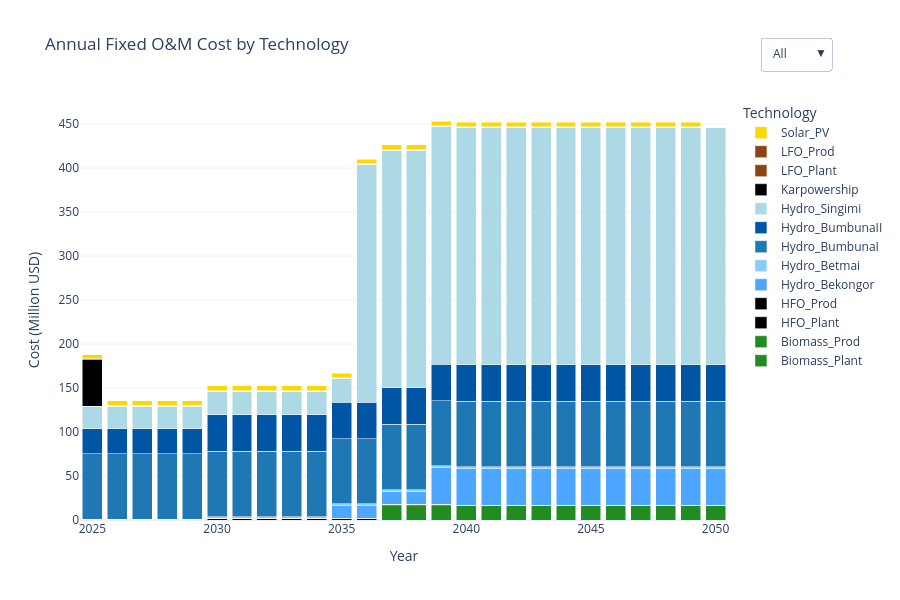

The code cell stored with this chart in its notebook:
### Markdown cell above
### Annual Fixed Costs by Technology

### Code cell
import pandas as pd
import plotly.graph_objects as go

# === Load color mapping ===
with open("tech_colors.json") as f:
    tech_colors = json.load(f)

# === Load and prepare data ===
df_fixed = pd.read_csv(res_dir / "AnnualFixedOperatingCost.csv")
df_fixed.rename(columns={"y": "YEAR", "t": "TECHNOLOGY", "AnnualFixedOperatingCost": "VALUE"}, inplace=True)

# Pivot for bar plotting
df_pivot = df_fixed.pivot_table(index="YEAR", columns="TECHNOLOGY", values="VALUE", aggfunc="sum")
years = df_pivot.index.tolist()

# === Build stacked bar chart ===
fig = go.Figure()

for tech in df_pivot.columns:
    fig.add_trace(go.Bar(
        x=years,
        y=df_pivot[tech].fillna(0),
        name=tech,
        marker=dict(color=tech_colors.get(tech, "#D3D3D3")),  # fallback to light gray
        hovertemplate=f"{tech}<br>Year: %{{x}}<br>Fixed Cost: %{{y:.2f}} Million USD"
    ))

# === Layout ===
fig.update_layout(
    title="Annual Fixed O&M Cost by Technology",
    xaxis_title="Year",
    yaxis_title="Cost (Million USD)",
    barmode='stack',
    template="plotly_white",
    height=600,
    legend_title="Technology",
    hovermode="x unified",
    updatemenus=[
        {
            "buttons": [
                {"label": "All", "method": "update", "args": [{"visible": [True] * len(df_pivot.columns)}]},
                {"label": "None", "method": "update", "args": [{"visible": [False] * len(df_pivot.columns)}]},
            ],
            "direction": "down",
            "x": 1.05,
            "xanchor": "left",
            "y": 1.15,
            "yanchor": "top"
        }
    ]
)

# Show the figure
try:
    fig.show()
except ValueError:
    print("🔁 Fallback to browser due to rendering issue.")
    fig.show(renderer="browser")

### Figure 1 — Plotly figure (JSON) as saved in the notebook; plotly's stock layout.template omitted (floating-point values rounded to 4 significant figures)
{"data": [{"hovertemplate": "Biomass_Plant<br>Year: %{x}<br>Fixed Cost: %{y:.2f} Million USD", "marker": {"color": "#228B22"}, "name": "Biomass_Plant", "type": "bar", "x": [2025, 2026, 2027, 2028, 2029, 2030, 2031, 2032, 2033, 2034, 2035, 2036, 2037, 2038, 2039, 2040, 2041, 2042, 2043, 2044, 2045, 2046, 2047, 2048, 2049, 2050], "y": [0.0, 0.0, 0.0, 0.0, 0.0, 0.0, 0.0, 0.0, 0.0, 0.0, 0.0, 0.0, 16.12, 16.12, 16.12, 16.12, 16.12, 16.12, 16.12, 16.12, 16.12, 16.12, 16.12, 16.12, 16.12, 16.12]}, {"hovertemplate": "Biomass_Prod<br>Year: %{x}<br>Fixed Cost: %{y:.2f} Million USD", "marker": {"color": "#228B22"}, "name": "Biomass_Prod", "type": "bar", "x": [2025, 2026, 2027, 2028, 2029, 2030, 2031, 2032, 2033, 2034, 2035, 2036, 2037, 2038, 2039, 2040, 2041, 2042, 2043, 2044, 2045, 2046, 2047, 2048, 2049, 2050], "y": [0.0, 0.0, 0.0, 0.0, 0.0, 0.0, 0.0, 0.0, 0.0, 0.0, 0.0, 0.0, 0.0, 0.0, 0.0, 0.0, 0.0, 0.0, 0.0, 0.0, 0.0, 0.0, 0.0, 0.0, 0.0, 0.0]}, {"hovertemplate": "HFO_Plant<br>Year: %{x}<br>Fixed Cost: %{y:.2f} Million USD", "marker": {"color": "#000000"}, "name": "HFO_Plant", "type": "bar", "x": [2025, 2026, 2027, 2028, 2029, 2030, 2031, 2032, 2033, 2034, 2035, 2036, 2037, 2038, 2039, 2040, 2041, 2042, 2043, 2044, 2045, 2046, 2047, 2048, 2049, 2050], "y": [1.082, 1.082, 1.082, 1.082, 1.082, 1.896, 1.896, 1.896, 1.896, 1.896, 1.896, 1.896, 1.896, 1.896, 1.896, 0.8145, 0.8145, 0.8145, 0.8145, 0.8145, 0.8145, 0.8145, 0.8145, 0.8145, 0.8145, 0.8145]}, {"hovertemplate": "HFO_Prod<br>Year: %{x}<br>Fixed Cost: %{y:.2f} Million USD", "marker": {"color": "#000000"}, "name": "HFO_Prod", "type": "bar", "x": [2025, 2026, 2027, 2028, 2029, 2030, 2031, 2032, 2033, 2034, 2035, 2036, 2037, 2038, 2039, 2040, 2041, 2042, 2043, 2044, 2045, 2046, 2047, 2048, 2049, 2050], "y": [0.0, 0.0, 0.0, 0.0, 0.0, 0.0, 0.0, 0.0, 0.0, 0.0, 0.0, 0.0, 0.0, 0.0, 0.0, 0.0, 0.0, 0.0, 0.0, 0.0, 0.0, 0.0, 0.0, 0.0, 0.0, 0.0]}, {"hovertemplate": "Hydro_Bekongor<br>Year: %{x}<br>Fixed Cost: %{y:.2f} Million USD", "marker": {"color": "#4da6ff"}, "name": "Hydro_Bekongor", "type": "bar", "x": [2025, 2026, 2027, 2028, 2029, 2030, 2031, 2032, 2033, 2034, 2035, 2036, 2037, 2038, 2039, 2040, 2041, 2042, 2043, 2044, 2045, 2046, 2047, 2048, 2049, 2050], "y": [0.0, 0.0, 0.0, 0.0, 0.0, 0.0, 0.0, 0.0, 0.0, 0.0, 14.4, 14.4, 14.4, 14.4, 41.49, 41.49, 41.49, 41.49, 41.49, 41.49, 41.49, 41.49, 41.49, 41.49, 41.49, 41.49]}, {"hovertemplate": "Hydro_Betmai<br>Year: %{x}<br>Fixed Cost: %{y:.2f} Million USD", "marker": {"color": "#87CEFA"}, "name": "Hydro_Betmai", "type": "bar", "x": [2025, 2026, 2027, 2028, 2029, 2030, 2031, 2032, 2033, 2034, 2035, 2036, 2037, 2038, 2039, 2040, 2041, 2042, 2043, 2044, 2045, 2046, 2047, 2048, 2049, 2050], "y": [0.0, 0.0, 0.0, 0.0, 0.0, 2.025, 2.025, 2.025, 2.025, 2.025, 2.025, 2.025, 2.025, 2.025, 2.025, 2.025, 2.025, 2.025, 2.025, 2.025, 2.025, 2.025, 2.025, 2.025, 2.025, 2.025]}, {"hovertemplate": "Hydro_BumbunaI<br>Year: %{x}<br>Fixed Cost: %{y:.2f} Million USD", "marker": {"color": "#1f77b4"}, "name": "Hydro_BumbunaI", "type": "bar", "x": [2025, 2026, 2027, 2028, 2029, 2030, 2031, 2032, 2033, 2034, 2035, 2036, 2037, 2038, 2039, 2040, 2041, 2042, 2043, 2044, 2045, 2046, 2047, 2048, 2049, 2050], "y": [74.25, 74.25, 74.25, 74.25, 74.25, 74.25, 74.25, 74.25, 74.25, 74.25, 74.25, 74.25, 74.25, 74.25, 74.25, 74.25, 74.25, 74.25, 74.25, 74.25, 74.25, 74.25, 74.25, 74.25, 74.25, 74.25]}, {"hovertemplate": "Hydro_BumbunaII<br>Year: %{x}<br>Fixed Cost: %{y:.2f} Million USD", "marker": {"color": "#0055A4"}, "name": "Hydro_BumbunaII", "type": "bar", "x": [2025, 2026, 2027, 2028, 2029, 2030, 2031, 2032, 2033, 2034, 2035, 2036, 2037, 2038, 2039, 2040, 2041, 2042, 2043, 2044, 2045, 2046, 2047, 2048, 2049, 2050], "y": [28.62, 28.62, 28.62, 28.62, 28.62, 41.49, 41.49, 41.49, 41.49, 41.49, 41.49, 41.49, 41.49, 41.49, 41.49, 41.49, 41.49, 41.49, 41.49, 41.49, 41.49, 41.49, 41.49, 41.49, 41.49, 41.49]}, {"hovertemplate": "Hydro_Singimi<br>Year: %{x}<br>Fixed Cost: %{y:.2f} Million USD", "marker": {"color": "#ADD8E6"}, "name": "Hydro_Singimi", "type": "bar", "x": [2025, 2026, 2027, 2028, 2029, 2030, 2031, 2032, 2033, 2034, 2035, 2036, 2037, 2038, 2039, 2040, 2041, 2042, 2043, 2044, 2045, 2046, 2047, 2048, 2049, 2050], "y": [25.57, 25.57, 25.57, 25.57, 25.57, 26.83, 26.83, 26.83, 26.83, 26.83, 26.83, 270.0, 270.0, 270.0, 270.0, 270.0, 270.0, 270.0, 270.0, 270.0, 270.0, 270.0, 270.0, 270.0, 270.0, 270.0]}, {"hovertemplate": "Karpowership<br>Year: %{x}<br>Fixed Cost: %{y:.2f} Million USD", "marker": {"color": "#000000"}, "name": "Karpowership", "type": "bar", "x": [2025, 2026, 2027, 2028, 2029, 2030, 2031, 2032, 2033, 2034, 2035, 2036, 2037, 2038, 2039, 2040, 2041, 2042, 2043, 2044, 2045, 2046, 2047, 2048, 2049, 2050], "y": [52.8, 0.0, 0.0, 0.0, 0.0, 0.0, 0.0, 0.0, 0.0, 0.0, 0.0, 0.0, 0.0, 0.0, 0.0, 0.0, 0.0, 0.0, 0.0, 0.0, 0.0, 0.0, 0.0, 0.0, 0.0, 0.0]}, {"hovertemplate": "LFO_Plant<br>Year: %{x}<br>Fixed Cost: %{y:.2f} Million USD", "marker": {"color": "#8B4513"}, "name": "LFO_Plant", "type": "bar", "x": [2025, 2026, 2027, 2028, 2029, 2030, 2031, 2032, 2033, 2034, 2035, 2036, 2037, 2038, 2039, 2040, 2041, 2042, 2043, 2044, 2045, 2046, 2047, 2048, 2049, 2050], "y": [0.757, 0.757, 0.757, 0.757, 0.757, 0.6139, 0.6139, 0.6139, 0.6139, 0.6139, 0.6139, 0.6139, 0.6139, 0.6139, 0.6139, 0.4613, 0.4613, 0.4613, 0.4613, 0.4613, 0.4613, 0.4613, 0.4613, 0.4613, 0.4613, 0.0]}, {"hovertemplate": "LFO_Prod<br>Year: %{x}<br>Fixed Cost: %{y:.2f} Million USD", "marker": {"color": "#8B4513"}, "name": "LFO_Prod", "type": "bar", "x": [2025, 2026, 2027, 2028, 2029, 2030, 2031, 2032, 2033, 2034, 2035, 2036, 2037, 2038, 2039, 2040, 2041, 2042, 2043, 2044, 2045, 2046, 2047, 2048, 2049, 2050], "y": [0.0, 0.0, 0.0, 0.0, 0.0, 0.0, 0.0, 0.0, 0.0, 0.0, 0.0, 0.0, 0.0, 0.0, 0.0, 0.0, 0.0, 0.0, 0.0, 0.0, 0.0, 0.0, 0.0, 0.0, 0.0, 0.0]}, {"hovertemplate": "Solar_PV<br>Year: %{x}<br>Fixed Cost: %{y:.2f} Million USD", "marker": {"color": "#FFD700"}, "name": "Solar_PV", "type": "bar", "x": [2025, 2026, 2027, 2028, 2029, 2030, 2031, 2032, 2033, 2034, 2035, 2036, 2037, 2038, 2039, 2040, 2041, 2042, 2043, 2044, 2045, 2046, 2047, 2048, 2049, 2050], "y": [4.992, 4.992, 4.992, 4.992, 4.992, 5.542, 5.542, 5.542, 5.542, 5.542, 5.542, 5.542, 5.542, 5.542, 5.542, 5.542, 5.542, 5.542, 5.542, 5.542, 5.542, 5.542, 5.542, 5.542, 5.542, 0.6]}], "layout": {"barmode": "stack", "height": 600, "hovermode": "x unified", "legend": {"title": {"text": "Technology"}}, "title": {"text": "Annual Fixed O&M Cost by Technology"}, "updatemenus": [{"buttons": [{"args": [{"visible": [true, true, true, true, true, true, true, true, true, true, true, true, true]}], "label": "All", "method": "update"}, {"args": [{"visible": [false, false, false, false, false, false, false, false, false, false, false, false, false]}], "label": "None", "method": "update"}], "direction": "down", "x": 1.05, "xanchor": "left", "y": 1.15, "yanchor": "top"}], "xaxis": {"title": {"text": "Year"}}, "yaxis": {"title": {"text": "Cost (Million USD)"}}}}
